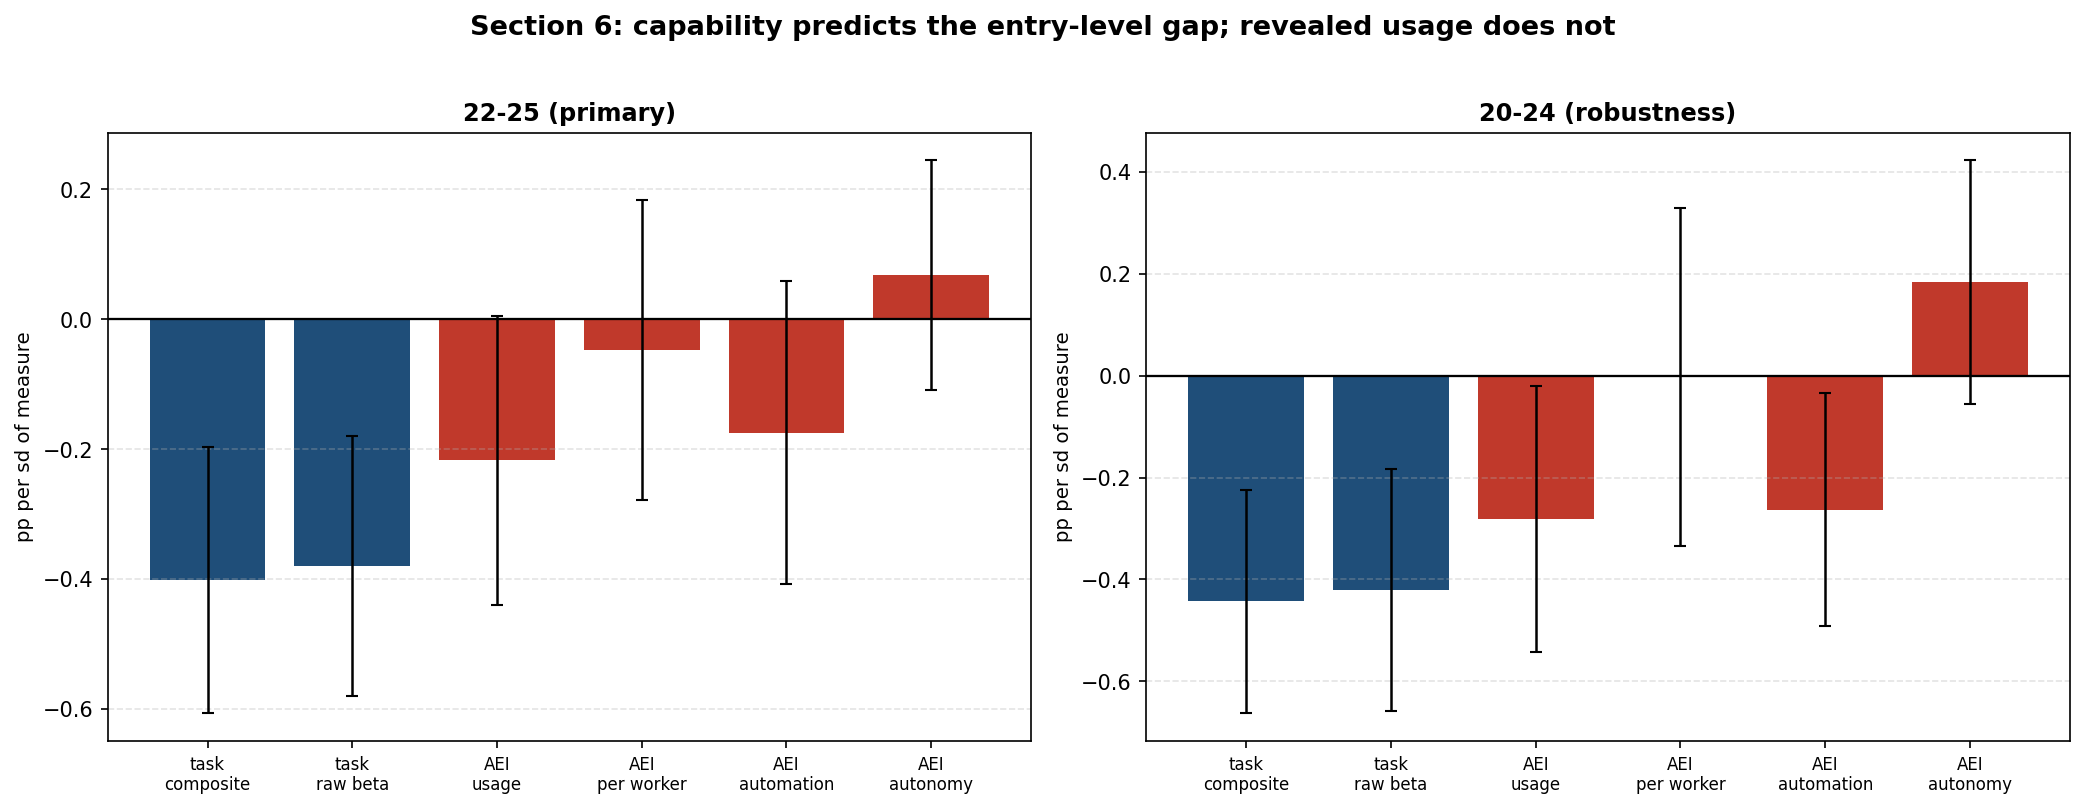

Source code (Python):
"""
section6_measures.py
Section 6 of PAPER.md: the result depends on which exposure measure you use, and
the disagreement is itself the finding.

THE TWO MEASURES
  TASK-BASED (Eloundou et al. GPT-4 beta). A capability rating: what share of an
  occupation's tasks could a large language model do? Built ex ante from task
  descriptions, so it is not contaminated by what happened to employment.

  REVEALED (Anthropic Economic Index). Where Claude is actually used, from
  conversation transcripts mapped to SOC occupations. Measures deployment rather
  than capability, and carries two problems this section has to confront: it is a
  single 2026 cross-section, dated AFTER the treatment period it would assign, and
  it is a share of conversations rather than a rate per worker.

WHAT IS RUN
  1. WHAT AEI MEASURES  concentration, and whether usage tracks employment at all.
  2. BASELINE           the Section 3 specification under each measure.
  3. HORSE RACE         both measures in the same regression.
  4. AUTOMATION         AEI's own automation-vs-augmentation split.
  5. TIMING             AEI is post-treatment. Does it predict the PRE-2022 path?
                        If it does, it is not clean treatment assignment.

Panel construction and the estimator live in entry_panel.py.
Writes section6_measures.png.
"""
import numpy as np, pandas as pd
import matplotlib; matplotlib.use("Agg")
import matplotlib.pyplot as plt
from entry_panel import load, aei, fe, z, post_x, stars, BANDS, BASE_YEAR, POST

D = load().merge(aei(), on="occ", how="inner")
D = D[D.auto_sh.notna()].copy()
# Per-worker intensity: usage share divided by employment share, logged. The
# employment share uses each occupation's MEAN employment over the panel rather
# than a single base year, so occupations absent in any one year do not become
# NaN and silently break the design matrix.
mean_emp = D.groupby("occ").tot.mean()
D["empsh"] = 100 * D.occ.map(mean_emp / mean_emp.sum())
D["inten"] = np.log((D.use / D.empsh.clip(lower=1e-9)).clip(lower=1e-9))
assert np.isfinite(D[["use", "inten", "auto_use", "auto_sh", "aug_sh", "autonomy"]].values).all(), \
    "non-finite values in a measure; fix before estimating"

print("=" * 98)
print("SECTION 6  THE MEASURES DISAGREE")
print(f"occupations {D.occ.nunique()}, cells {len(D)}, {D.year.min()}-{D.year.max()}")
print("=" * 98)

# ---- 1. what AEI actually measures ---------------------------------------------
print("\n1. WHAT THE REVEALED MEASURE MEASURES")
print("-" * 98)
o = D[D.year == BASE_YEAR].drop_duplicates("occ")
top = o.nlargest(10, "use")
print(f"   top 10 occupations by Claude usage hold {100*top.use.sum()/o.use.sum():.1f}% of all usage")
print(f"   the same 10 occupations hold           {100*top.tot.sum()/o.tot.sum():.1f}% of employment")
print(f"   corr(usage share, occupation employment) = {np.corrcoef(o.use, o.tot)[0,1]:+.3f}")
print(f"   usage share: median {o.use.median():.3f}, mean {o.use.mean():.3f}, max {o.use.max():.2f}")
print("\n   the ten, which are a portrait of one model's user base rather than a map")
print("   of where AI is deployed across the economy:")
_t = (pd.read_csv(__import__("entry_panel").DATA + "occ2010_soc_crosswalk.csv")
        .drop_duplicates("occ").set_index("occ")["title"])
for _, r in top.iterrows():
    print(f"     {r.use:6.2f}% usage  {100*r.tot/o.tot.sum():6.3f}% employment   "
          f"{_t.get(int(r.occ), '?')}")
print("\n   Correlations with the task-based measures:")
for c, lab in [("use", "usage share"), ("inten", "usage per worker (log)"),
               ("auto_sh", "automation share"), ("autonomy", "AI autonomy")]:
    print(f"     {lab:<26} rep_good {np.corrcoef(o.rep_good, o[c])[0,1]:+.3f}"
          f"   en_raw {np.corrcoef(o.en_raw, o[c])[0,1]:+.3f}")

# ---- 2. baseline under each measure --------------------------------------------
print("\n2. THE SECTION 3 SPECIFICATION UNDER EACH MEASURE")
print("-" * 98)
MEASURES = [("rep_good", "task-based, composite"), ("en_raw", "task-based, raw GPT-4 beta"),
            ("use", "revealed, usage share"), ("inten", "revealed, usage per worker"),
            ("auto_use", "revealed, automation-weighted"), ("autonomy", "revealed, AI autonomy")]
R = {}
for ycol, ylab in BANDS:
    print(f"\n   --- {ylab} ---")
    print(f"   {'measure':<34}{'coef':>9}{'se':>9}{'t':>7}{'p':>9}")
    for xc, xl in MEASURES:
        b, se, t, p, G, n = fe(D, ycol, post_x(D, [xc]))
        R[(ycol, xc)] = (b[0], se[0], p[0])
        print(f"   {xl:<34}{b[0]:>+9.4f}{se[0]:>9.4f}{t[0]:>7.2f}{p[0]:>9.4f} {stars(p[0])}")

# ---- 3. horse race -------------------------------------------------------------
print("\n3. HORSE RACE  both measures, same regression")
print("-" * 98)
print(f"\n   {'':<26}{'task-based':>24}{'revealed':>24}")
for ycol, ylab in BANDS:
    for rev in ("use", "inten"):
        b, se, t, p, G, n = fe(D, ycol, post_x(D, ["rep_good", rev]))
        print(f"   {ylab + ' vs ' + rev:<26}{b[0]:>+14.4f} ({p[0]:.3f}){b[1]:>+14.4f} ({p[1]:.3f})")

# ---- 4. automation tilt --------------------------------------------------------
print("\n4. AUTOMATION TILT  AEI's automation-vs-augmentation split")
print("-" * 98)
chk = (D.auto_sh + D.aug_sh)
print(f"   The two shares are exact complements (auto + aug = {chk.min():.2f} to {chk.max():.2f},"
      f" corr = {np.corrcoef(D.auto_sh, D.aug_sh)[0,1]:+.4f}), so only ONE is")
print("   identified. Entering both is degenerate and any split between them is arbitrary.")
print("   The automation share is used alone.")
print("\n   Displacement should load on automation-type usage.")
print(f"\n   {'specification':<40}{'coef':>9}{'se':>9}{'t':>7}{'p':>9}")
for ycol, ylab in BANDS:
    for xs, lab in [(["auto_sh"], "automation share alone"),
                    (["auto_use"], "usage x automation share"),
                    (["rep_good", "auto_sh"], "automation share | task-based")]:
        b, se, t, p, G, n = fe(D, ycol, post_x(D, xs))
        i = len(xs) - 1                      # the automation term is last
        print(f"   {ylab + ', ' + lab:<40}{b[i]:>+9.4f}{se[i]:>9.4f}{t[i]:>7.2f}{p[i]:>9.4f} {stars(p[i])}")

# ---- 5. timing: is the revealed measure clean treatment assignment? -------------
print("\n5. TIMING  AEI is a 2026 cross-section, dated after the treatment period")
print("-" * 98)
print("   A clean treatment assignment should not predict the pre-period. Fake post at")
print("   2018 on 2016-2019 data, each measure in turn.")
PL = D[D.year <= 2019]
print(f"\n   {'measure':<34}{'coef':>9}{'se':>9}{'p':>9}")
for xc, xl in MEASURES:
    b, se, t, p, G, n = fe(PL, "share_2225", post_x(PL, [xc], post_from=2018))
    print(f"   {xl:<34}{b[0]:>+9.4f}{se[0]:>9.4f}{p[0]:>9.4f} {stars(p[0])}")

# ---- chart ---------------------------------------------------------------------
fig, ax = plt.subplots(1, 2, figsize=(14, 5.2))
labs = [m[1] for m in MEASURES]; short = ["task\ncomposite", "task\nraw beta", "AEI\nusage",
                                          "AEI\nper worker", "AEI\nautomation", "AEI\nautonomy"]
cols = ["#1f4e79", "#1f4e79", "#c0392b", "#c0392b", "#c0392b", "#c0392b"]
for k, (ycol, ylab) in enumerate(BANDS):
    v = [R[(ycol, m[0])] for m in MEASURES]
    ax[k].bar(range(len(v)), [x[0] for x in v], yerr=[1.96 * x[1] for x in v],
              color=cols, error_kw=dict(lw=1.2, capsize=3))
    ax[k].axhline(0, color="black", lw=1.1)
    ax[k].set_xticks(range(len(v))); ax[k].set_xticklabels(short, fontsize=8)
    ax[k].set_title(ylab, fontsize=11.5, fontweight="bold")
    ax[k].set_ylabel("pp per sd of measure", fontsize=9.5)
    ax[k].grid(True, axis="y", ls="--", alpha=.35)
fig.suptitle("Section 6: capability predicts the entry-level gap; revealed usage does not",
             fontsize=13, fontweight="bold", y=1.02)
plt.tight_layout(); plt.savefig("section6_measures.png", dpi=150, bbox_inches="tight")
print("\nChart saved: section6_measures.png")
